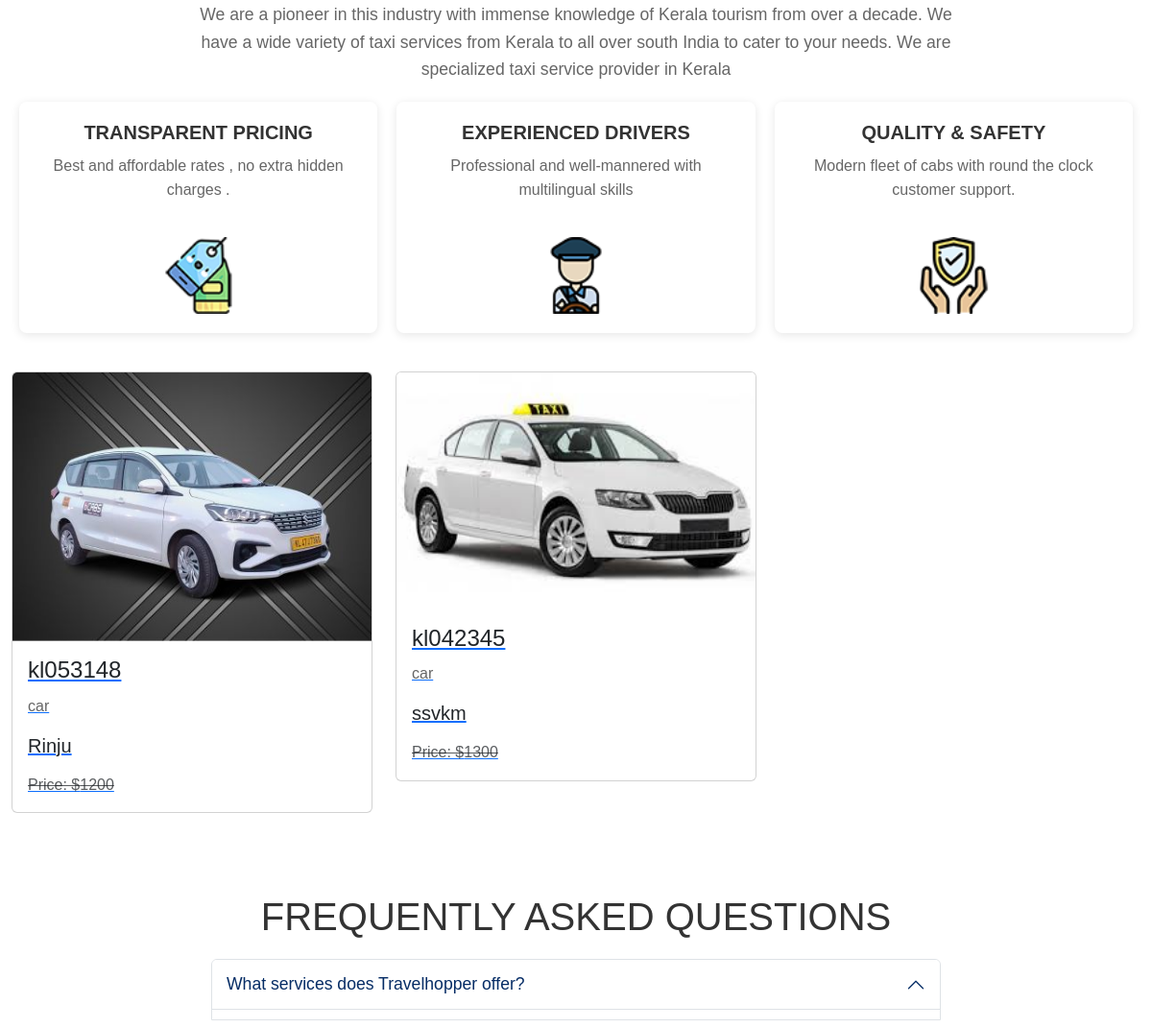
The page /user_home (middle part) on the database as committed earlier.
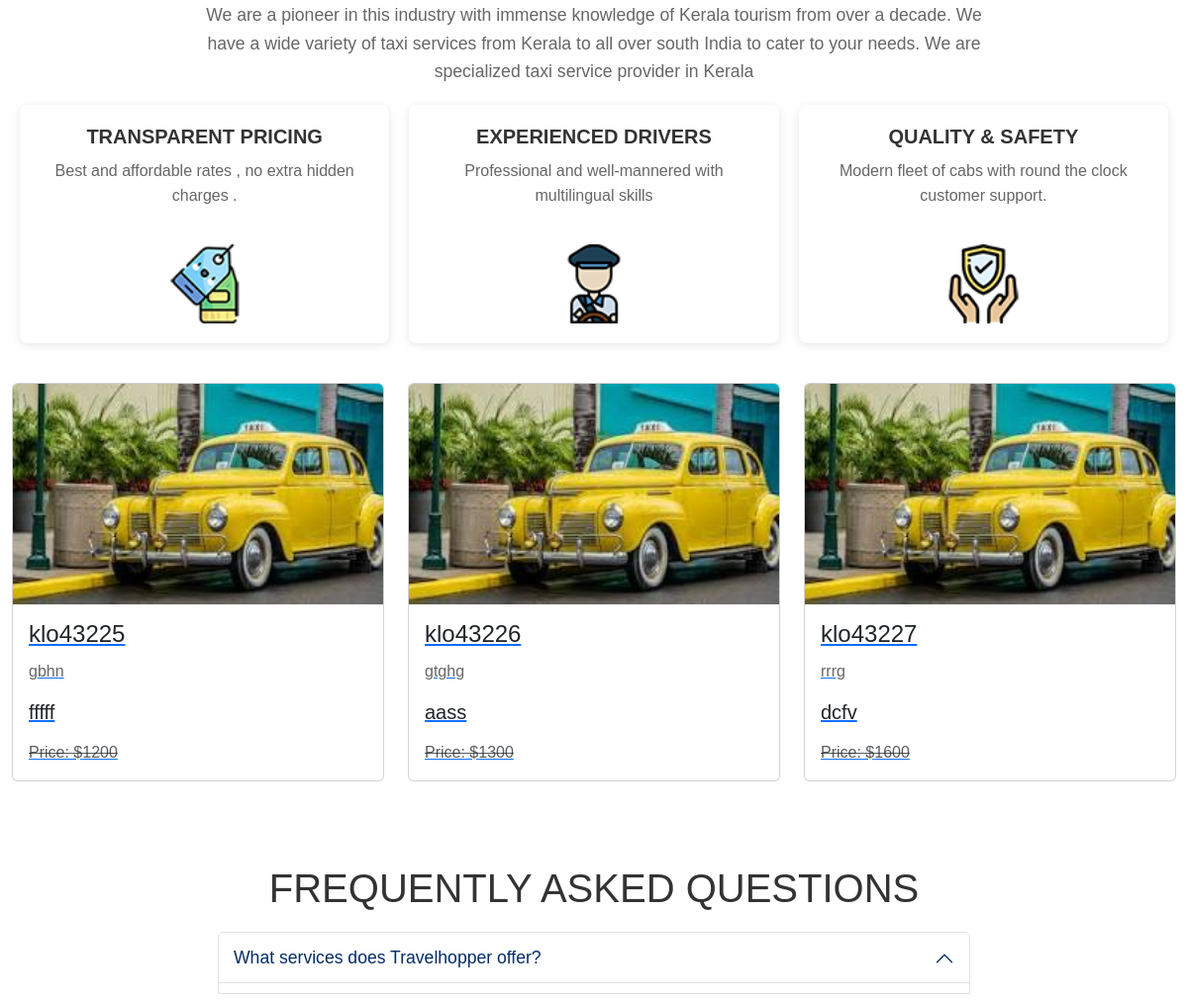
The same page on the database as committed later.
### app/models.py (models this page shows, shortened)
class Cab(models.Model):
    pid=models.TextField()
    number_plate = models.CharField(max_length=15, unique=True)
    model = models.CharField(max_length=50)
    driver_name = models.CharField(max_length=100)
    available = models.IntegerField()
    price=models.IntegerField()
    img = models.FileField()

### app/views.py (the view)
# urls.py: path('user_home',views.user_home),
def user_home(req):
    if 'user' in req.session:
        data=Cab.objects.all()
    cabs=Cab.objects.all()
    return render(req,'user/home.html',{'Cab':cabs})

### templates/user/home.html (shortened to what this page needs)
<!DOCTYPE html>
<html lang="en">
<head>
    {% load static %}
    <link href="https://cdn.jsdelivr.net/npm/bootstrap@5.3.3/dist/css/bootstrap.min.css" rel="stylesheet">
</head>
<body>
<div class="sect2">
    <div class="sect2a">
        <p> We are a pioneer in this industry with immense knowledge of Kerala tourism from over a decade.
         We have a wide variety of taxi services from Kerala to all over south India to cater to your needs. We are specialized taxi service provider in  Kerala</p>
    </div>
    <div class="sect2b">
        <h6>TRANSPARENT PRICING</h6>
        <p>Best and affordable rates , no extra hidden charges .</p>
        <img src="{% static '/images/money-2.png' %}" alt="sectimg">
    </div>
    <div class="sect2c">
        <h6>EXPERIENCED DRIVERS</h6>
        <p>Professional and well-mannered with multilingual skills</p>
        <img src="{% static '/images/driver.png' %}" alt="sectimg">
    </div>
    <div class="sect2d">
        <h6>QUALITY & SAFETY</h6>
        <p>Modern fleet of cabs with round the clock customer support.</p>
        <img src="{% static '/images/safety.png' %}" alt="sectimg">
    </div>
</div>
<div class="container" style="max-width: 1200px;">
    <div class="row">
        {% for cabs in Cab %}
        <div class="col-lg-4 mb-4">
            <a href="view_cabs/{{ cabs.pk }}">
                <div class="card">
                    <img class="card-img-top" src="{{ cabs.img.url }}" alt="Card image" style="width: 100%; height: auto; object-fit: cover;">
                    <div class="card-body">
                        <h4 class="card-title">{{ cabs.number_plate }}</h4>
                        <p class="card-text">{{ cabs.model }}</p>
                        <h5 class="card-title">{{ cabs.driver_name }}</h5>
                        <p class="card-text text-muted" style="text-decoration: line-through;">Price: ${{ cabs.price }}</p>
                    </div>
                </div>
            </a>
        </div>
        {% endfor %}
    </div>
</div>
<div class="qn">
    <h1>FREQUENTLY ASKED QUESTIONS</h1>
    <div class="qns">
        <div class="accordion" id="faqAccordion">
            <div class="accordion-item">
                <h2 class="accordion-header" id="headingOne">
                    <button class="accordion-button" type="button" data-bs-toggle="collapse" data-bs-target="#collapseOne" aria-expanded="true" aria-controls="collapseOne">
                        What services does Travelhopper offer?
                    </button>
                </h2>
            </div>
        </div>
    </div>
</div>
</body>
</html>
</body>
</html>

Rows that differ between the two databases and show on the page:
changed Cab: img: a different picture; number_plate "kl053148" → "klo43225"; model "car" → "gbhn"; driver_name "Rinju" → "fffff"
changed Cab: img: a different picture; number_plate "kl042345" → "klo43226"; model "car" → "gtghg"; driver_name "ssvkm" → "aass"
added Cab: img (picture), number_plate "klo43227", model "rrrg", driver_name "dcfv", price "1600"
